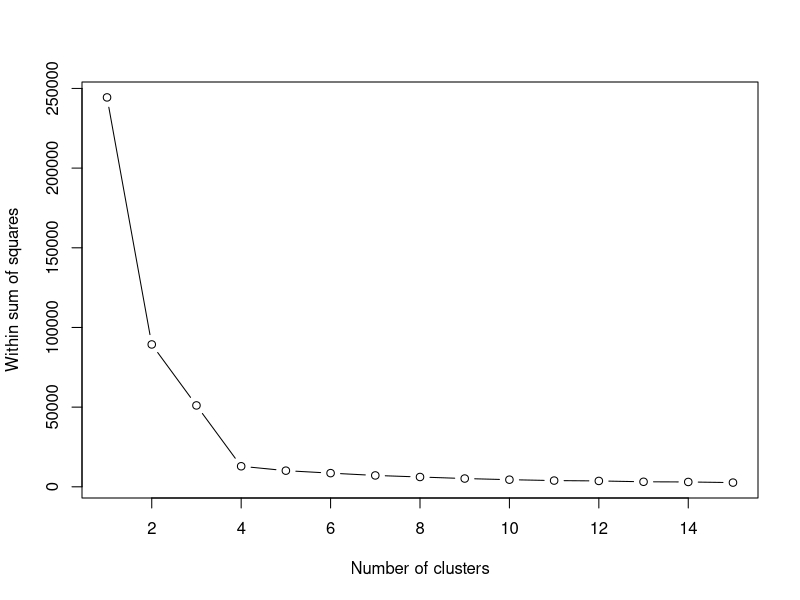
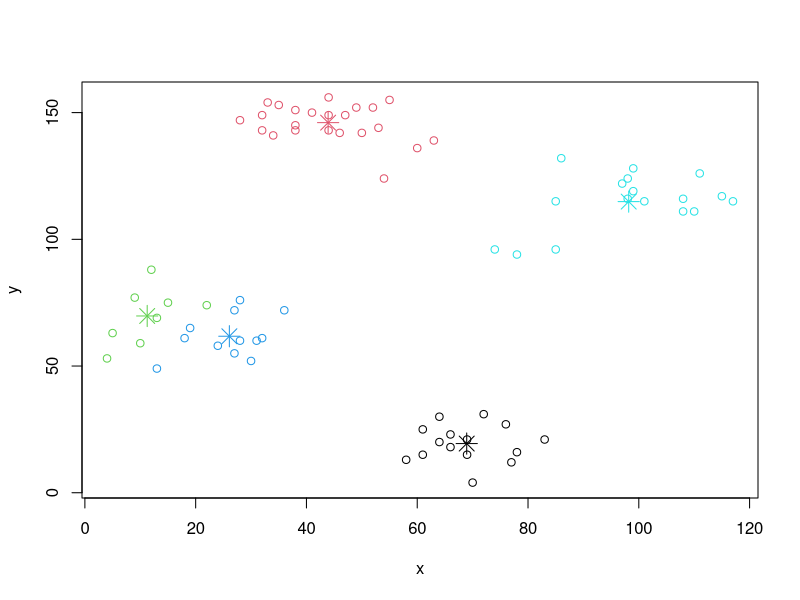

The R script that drew these images, in order:
library(plyr)
library(ggplot2)
library(cluster)
library(lattice)
library(graphics)
library(grid)
library(gridExtra)
library(ggthemes)
data(ruspini)
wss<-numeric(15)
for (k in 1:15) wss[k] <- sum(kmeans(ruspini,centers=k,nstart=25)$withinss)
plot(1:15,wss,type='b',xlab='Number of clusters',ylab='Within sum of squares')
km<-kmeans(ruspini,5)
plot(ruspini[c('x','y')],col=km$cluster,pch=as.integer(ruspini$Species))
points(km$centers[,c('x','y')],col=1:5,pch=8,cex=2)
km$cluster
print(km)
save.image('task2.RData')
